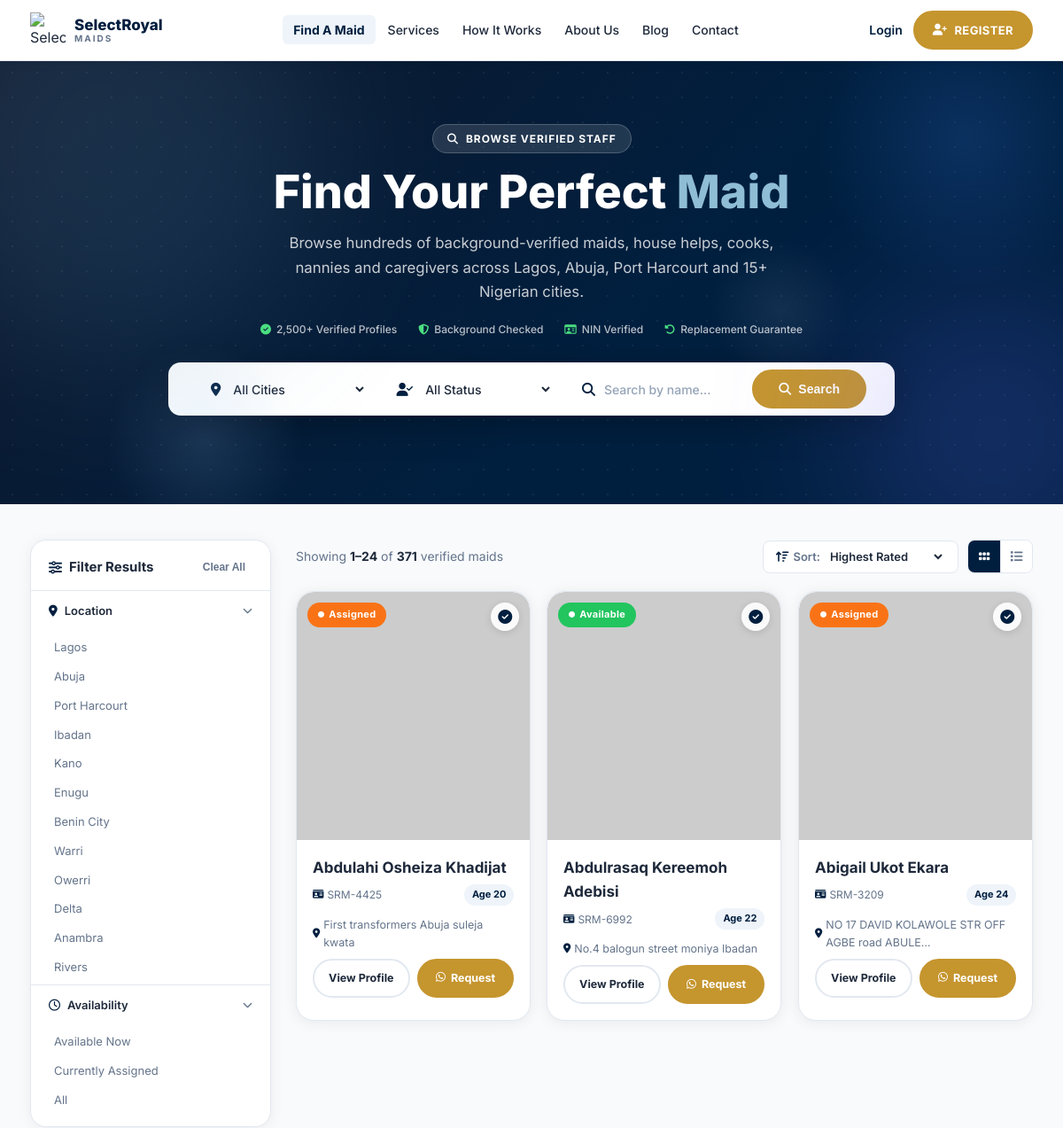
The page /Maids/ (upper part) on the database as committed earlier.
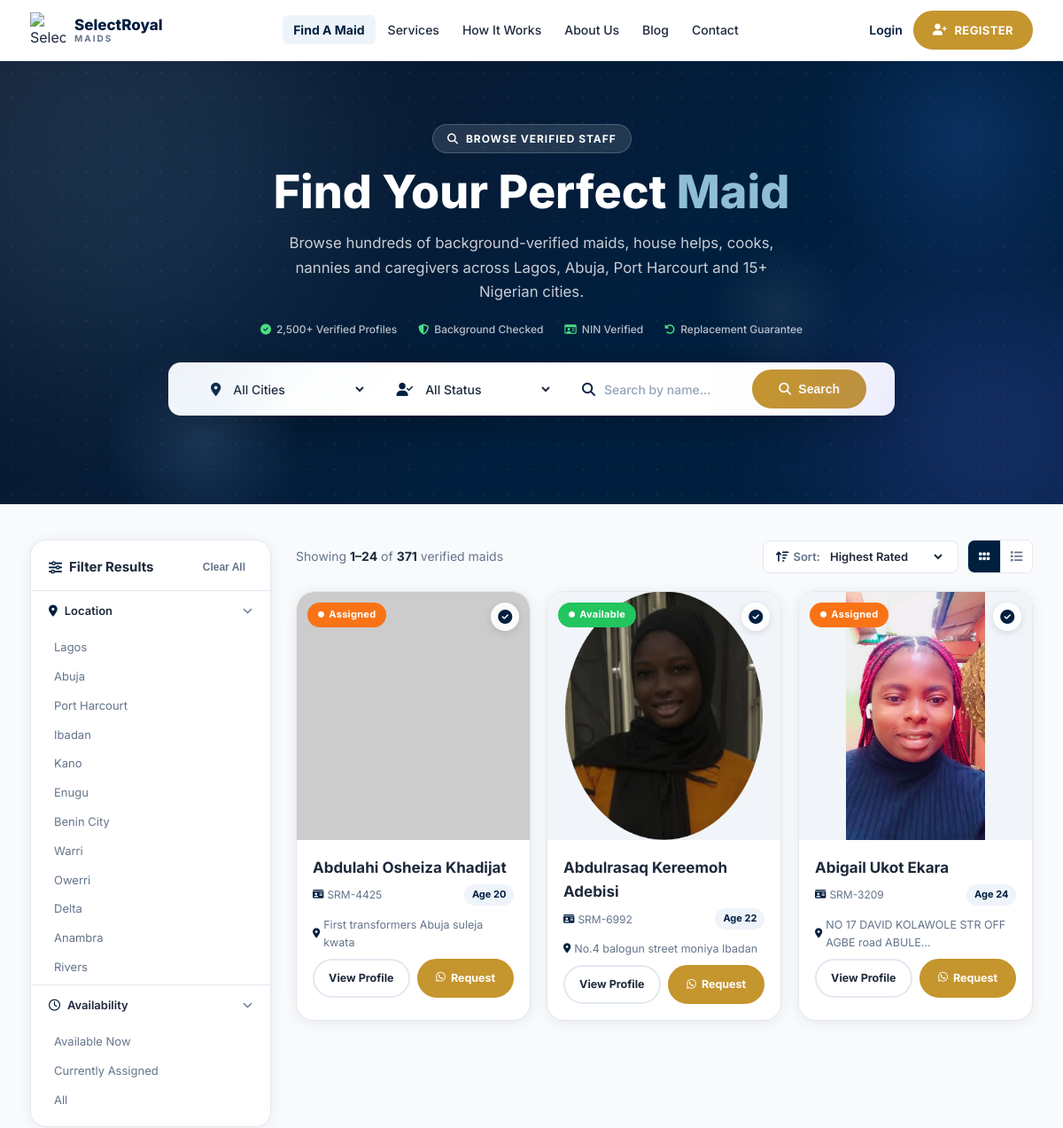
The same page on the database as committed later.
### MaidApp/models.py (models this page shows, shortened)
class MaidProfile(models.Model):
    ASSIGN_STATUS = [
        ('assigned',   'Assigned'),
        ('unassigned', 'Available'),
    ]
    legacy_id      = models.IntegerField(unique=True, help_text='Original DB id')
    reg_number     = models.CharField(max_length=20, help_text='e.g. SRM-1658')
    slug           = models.SlugField(max_length=255, unique=True)
    full_name      = models.CharField(max_length=200)
    address        = models.TextField(blank=True)
    age            = models.CharField(max_length=10, blank=True)
    phone          = models.CharField(max_length=60, blank=True)
    email          = models.EmailField(blank=True)
    description    = models.TextField(blank=True)
    photo_filename = models.CharField(max_length=300, blank=True,
                                      help_text='Filename as stored on old server')
    image          = models.ImageField(upload_to='maid_profiles/', blank=True, null=True,
                                      help_text='Upload a profile photo')
    assign_status  = models.CharField(max_length=20, choices=ASSIGN_STATUS,
                                      default='unassigned')
    is_featured    = models.BooleanField(default=False)
    is_active      = models.BooleanField(default=True)
    created_at     = models.DateTimeField(auto_now_add=True)
    class Meta:
        ordering = ['full_name']
    def photo_url(self):
        if self.image:
            return self.image.url
        if not self.photo_filename:
            return ''
        name = self.photo_filename
        if name.startswith('maids/'):
            name = name[len('maids/'):]
        return f'https://selectroyalmaids.com.ng/maids_photos/{name}'
    @property
    def is_available(self):
        return self.assign_status == 'unassigned'

### MaidApp/views.py (the view)
# urls.py: path('Maids/', views.find_a_maid, name='find-a-maid'),
def find_a_maid(request):
    qs = MaidProfile.objects.filter(is_active=True).order_by('full_name')
    query = request.GET.get('q', '').strip()
    if query:
        qs = qs.filter(full_name__icontains=query)
    availability = request.GET.get('avail', '')
    if availability == 'available':
        qs = qs.filter(assign_status='unassigned')
    elif availability == 'assigned':
        qs = qs.filter(assign_status='assigned')
    city = request.GET.get('city', '').strip()
    if city:
        qs = qs.filter(address__icontains=city)
    paginator = Paginator(qs, 24)
    page_obj  = paginator.get_page(request.GET.get('page', 1))
    return render(request, 'selectroyal/find-a-maid.html', {
        'page_obj':     page_obj,
        'total':        qs.count(),
        'query':        query,
        'city':         city,
        'availability': availability,
        'page_range':    paginator.get_elided_page_range(page_obj.number, on_each_side=2, on_ends=1),
        'cities': [
            'Lagos', 'Abuja', 'Port Harcourt', 'Ibadan', 'Kano',
            'Enugu', 'Benin City', 'Warri', 'Owerri', 'Delta',
            'Anambra', 'Rivers', 'Ogun',
        ],
    })

### Templates/selectroyal/find-a-maid.html (shortened to what this page needs)
{% extends 'selectroyal/base.html' %}
{% load static %}
{% block extra_css %}
<link rel="stylesheet" href="{% static 'css/find-a-maid.css' %}" />
{% endblock %}
{% block content %}
  <section class="page-hero fam-hero">
    <div class="page-hero-bg"></div>
    <div class="container page-hero-inner">
      <div class="page-hero-pill"><i class="fa-solid fa-magnifying-glass"></i> BROWSE VERIFIED STAFF</div>
      <h1 class="page-hero-title">Find Your Perfect <span class="accent-light">Maid</span></h1>
      <p class="page-hero-sub">Browse hundreds of background-verified maids, house helps, cooks, nannies and caregivers across Lagos, Abuja, Port Harcourt and 15+ Nigerian cities.</p>
      <div class="fam-hero-trust">
        <span><i class="fa-solid fa-circle-check"></i> 2,500+ Verified Profiles</span>
        <span><i class="fa-solid fa-shield-halved"></i> Background Checked</span>
        <span><i class="fa-regular fa-id-card"></i> NIN Verified</span>
        <span><i class="fa-solid fa-rotate-left"></i> Replacement Guarantee</span>
      </div>
    </div>
    <form class="fam-hero-search" method="get" action="{% url 'MaidApp:find-a-maid' %}" id="heroSearchForm">
      <div class="container">
        <div class="fam-hs-field">
          <i class="fa-solid fa-location-dot"></i>
          <select name="city" id="heroCity" aria-label="Select city">
            <option value="">All Cities</option>
          </select>
        </div>
        <div class="fam-hs-field">
          <i class="fa-solid fa-user-check"></i>
          <select name="avail" id="heroAvail" aria-label="Select availability">
            <option value="">All Status</option>
          </select>
        </div>
        <div class="fam-hs-field">
          <i class="fa-solid fa-magnifying-glass"></i>
          <input type="text" name="q" id="heroSearch"
                 value="{{ query }}"
                 placeholder="Search by name…" aria-label="Search by name" />
        </div>
        <button type="submit" class="btn btn-primary fam-hs-btn">
          <i class="fa-solid fa-magnifying-glass"></i> Search
        </button>
      </div>
    </form>
  </section>
  <section class="fam-main-section">
    <div class="container fam-layout">
      <aside class="fam-sidebar" id="filterSidebar" aria-label="Filter results">
        <div class="fam-sidebar-header">
          <h2><i class="fa-solid fa-sliders"></i> Filter Results</h2>
          <button class="fam-clear-btn" id="clearAllFilters" aria-label="Clear all filters">Clear All</button>
        </div>
        <div class="fam-filter-group">
          <button class="fam-filter-group-toggle" aria-expanded="true" aria-controls="fg-location">
            <span><i class="fa-solid fa-location-dot"></i> Location</span>
            <i class="fa-solid fa-chevron-down fam-chevron"></i>
          </button>
          <div class="fam-filter-group-body" id="fg-location">
            <div class="fam-checkbox-list">
              {% for c in cities %}
              <a href="?city={{ c }}&q={{ query }}&avail={{ availability }}"
                 class="fam-checkbox {% if city == c %}fam-checkbox--active{% endif %}">{{ c }}</a>
              {% endfor %}
            </div>
          </div>
        </div>
        <div class="fam-filter-group">
          <button class="fam-filter-group-toggle" aria-expanded="true" aria-controls="fg-avail">
            <span><i class="fa-regular fa-clock"></i> Availability</span>
            <i class="fa-solid fa-chevron-down fam-chevron"></i>
          </button>
          <div class="fam-filter-group-body" id="fg-avail">
            <div class="fam-checkbox-list">
              <a href="?city={{ city }}&q={{ query }}&avail=available"
                 class="fam-checkbox {% if availability == 'available' %}fam-checkbox--active{% endif %}">
                Available Now
              </a>
              <a href="?city={{ city }}&q={{ query }}&avail=assigned"
                 class="fam-checkbox {% if availability == 'assigned' %}fam-checkbox--active{% endif %}">
                Currently Assigned
              </a>
              <a href="?city={{ city }}&q={{ query }}"
                 class="fam-checkbox {% if not availability %}fam-checkbox--active{% endif %}">
                All
              </a>
            </div>
          </div>
        </div>
      </aside>
      <div class="fam-listings">
        <div class="fam-listings-topbar" data-reveal="up">
          <p class="fam-results-count" id="resultsCount">
            Showing <strong>{{ page_obj.start_index }}–{{ page_obj.end_index }}</strong> of <strong>{{ total }}</strong> verified maids
          </p>
          <div class="fam-topbar-right">
            <div class="fam-sort-wrap">
              <label for="sortSelect" class="fam-sort-label"><i class="fa-solid fa-arrow-up-wide-short"></i> Sort:</label>
              <select id="sortSelect" class="fam-sort-select" aria-label="Sort results">
                <option value="rating">Highest Rated</option>
              </select>
            </div>
            <div class="fam-view-toggle" role="group" aria-label="View mode">
              <button class="fam-view-btn active" id="viewGrid" aria-label="Grid view" title="Grid view">
                <i class="fa-solid fa-grip"></i>
              </button>
              <button class="fam-view-btn" id="viewList" aria-label="List view" title="List view">
                <i class="fa-solid fa-list"></i>
              </button>
            </div>
          </div>
        </div>
        <div class="fam-grid" id="maidGrid" role="list" data-stagger="80">
          {% for maid in page_obj %}
          <article class="maid-card fam-card" role="listitem">
            <div class="maid-photo-wrap">
              {% if maid.photo_url %}
                <img src="{{ maid.photo_url }}"
                     alt="{{ maid.full_name }}"
                     loading="lazy"
                     onerror="this.onerror=null;this.classList.add('maid-photo-placeholder');this.src='https://ui-avatars.com/api/?name={{ maid.full_name|urlencode }}&background=1e3a8a&color=fff&size=400';" />
              {% else %}
                <div style="width:100%;height:220px;background:linear-gradient(135deg,#1e3a8a,#2563eb);display:flex;align-items:center;justify-content:center;font-size:3rem;color:rgba(255,255,255,.5);">
                  <i class="fa-solid fa-user"></i>
                </div>
              {% endif %}
              {% if maid.is_available %}
                <span class="mc-avail mc-avail--green"><i class="fa-solid fa-circle"></i> Available</span>
              {% else %}
                <span class="mc-avail mc-avail--orange"><i class="fa-solid fa-circle"></i> Assigned</span>
              {% endif %}
              <span class="mc-verified" aria-label="Verified"><i class="fa-solid fa-circle-check"></i></span>
            </div>
            <div class="maid-body">
              <h3 class="mc-name">{{ maid.full_name }}</h3>
              <div class="mc-meta-row">
                <span class="mc-location"><i class="fa-solid fa-id-card"></i> {{ maid.reg_number }}</span>
                {% if maid.age %}<span class="mc-years">Age {{ maid.age }}</span>{% endif %}
              </div>
              <div class="mc-meta-row" style="margin-top:4px;">
                <span class="mc-location" style="font-size:.78rem;color:#64748b;">
                  <i class="fa-solid fa-location-dot"></i> {{ maid.address|truncatechars:45 }}
                </span>
              </div>
              <div class="mc-actions">
                <a href="{% url 'MaidApp:view-profile' %}?slug={{ maid.slug }}" class="mc-btn mc-btn--ghost">View Profile</a>
                {% with profile_url=request.scheme|add:"://"|add:request.get_host|add:"/view-profile/?slug="|add:maid.slug %}
                {% with wa_text="Hello SelectRoyalMaids, I want to hire this maid:%0AName: "|add:maid.full_name|add:"%0AReg Number: "|add:maid.reg_number|add:"%0AProfile: "|add:profile_url %}
                <a href="https://wa.me/2349137894958?text={{ wa_text }}" target="_blank" rel="noopener noreferrer" class="mc-btn mc-btn--primary"><i class="fa-brands fa-whatsapp"></i> Request</a>
                {% endwith %}{% endwith %}
              </div>
            </div>
          </article>
          {% endfor %}
        </div>
      </div>
    </div>
  </section>
{% endblock %}

### Templates/selectroyal/base.html (shortened to what this page needs)
{% load static %}
<!DOCTYPE html>
<html lang="en">
<head>
  <link rel="stylesheet" href="{% static 'css/style.css' %}?v=9" />
  <link rel="stylesheet" href="{% static 'css/animations.css' %}" />
  {% block extra_css %}{% endblock %}
  <link rel="stylesheet" href="https://cdnjs.cloudflare.com/ajax/libs/font-awesome/6.5.0/css/all.min.css"
        media="print" onload="this.media='all'" />
</head>
<body>
  <nav class="navbar">
    <div class="container nav-inner">
      <a href="{% url 'MaidApp:index' %}" class="logo">
<img src="{% static 'image/logo (1).png' %}" alt="SelectRoyalMaids" class="logo-img" />
        <div class="logo-text-wrap">
          <span class="logo-text"><span class="logo-accent">SelectRoyal</span></span>
          <span class="logo-sub">MAIDS</span>
        </div>
      </a>
      <ul class="nav-links">
        <li><a href="{% url 'MaidApp:find-a-maid' %}" class="{% if request.resolver_match.url_name == 'find-a-maid' or request.resolver_match.url_name == 'view-profile' %}nav-active{% endif %}">Find A Maid</a></li>
        <li><a href="{% url 'MaidApp:services' %}" class="{% if request.resolver_match.url_name == 'services' %}nav-active{% endif %}">Services</a></li>
        <li><a href="{% url 'MaidApp:how-it-works' %}" class="{% if request.resolver_match.url_name == 'how-it-works' %}nav-active{% endif %}">How It Works</a></li>
        <li><a href="{% url 'MaidApp:about' %}" class="{% if request.resolver_match.url_name == 'about' %}nav-active{% endif %}">About Us</a></li>
        <li><a href="{% url 'MaidApp:blog' %}" class="{% if request.resolver_match.url_name == 'blog' or request.resolver_match.url_name == 'blog-post' %}nav-active{% endif %}">Blog</a></li>
        <li><a href="{% url 'MaidApp:contact' %}" class="{% if request.resolver_match.url_name == 'contact' %}nav-active{% endif %}">Contact</a></li>
      </ul>
      <div class="nav-cta">
        {% if user.is_authenticated %}
          {% if user.is_superuser %}
            <a href="{% url 'Authentication:admin_dashboard' %}" class="nav-login">Dashboard</a>
          {% else %}
            <a href="{% url 'Authentication:employer_dashboard' %}" class="nav-login">Dashboard</a>
          {% endif %}
        {% else %}
          <a href="{% url 'Authentication:login' %}" class="nav-login">Login</a>
        {% endif %}
        {% if user.is_authenticated %}
          <a href="{% url 'MaidApp:find-a-maid' %}" class="btn btn-primary nav-find-btn"><i class="fa-solid fa-magnifying-glass"></i> FIND A MAID</a>
        {% else %}
          <a href="{% url 'Authentication:signup' %}" class="btn btn-primary nav-find-btn"><i class="fa-solid fa-user-plus"></i> REGISTER</a>
        {% endif %}
      </div>
    </div>
  </nav>
  {% block content %}{% endblock %}
</body>
</html>

### static/css/animations.css (style rules this page uses)
.js [data-reveal] { opacity: 0; transition: opacity 0.65s cubic-bezier(0.22, 1, 0.36, 1), transform 0.65s cubic-bezier(0.22, 1, 0.36, 1); }
.js [data-reveal="up"] { transform: translateY(36px); }
[data-reveal].is-visible { opacity: 1; transform: none; }
.page-hero .page-hero-pill, .post-hero .post-hero-tag, .srv-hero .srv-hero-pill { animation: hero-badge-in 0.55s cubic-bezier(0.22,1,0.36,1) 0.15s both; }
.page-hero .page-hero-title, .post-hero .post-hero-title, .srv-hero .srv-hero-title { animation: hero-title-in 0.65s cubic-bezier(0.22,1,0.36,1) 0.30s both; }
.page-hero .page-hero-sub, .post-hero .post-hero-excerpt, .srv-hero .srv-hero-sub { animation: hero-sub-in 0.65s cubic-bezier(0.22,1,0.36,1) 0.45s both; }
.blog-card, .service-card, .maid-card, .hiw-card, .step-card-v2, .about-value-card, .about-team-card, .srv-why-card, .stat-card { will-change: transform; }
.navbar { transition: box-shadow 0.3s ease; }

Rows that differ between the two databases and show on the page:
changed MaidProfile "Abdulrasaq Kereemoh Adebisi": photo_url: picture added in place of a placeholder
changed MaidProfile "Abigail Ukot Ekara": photo_url: picture added in place of a placeholder
